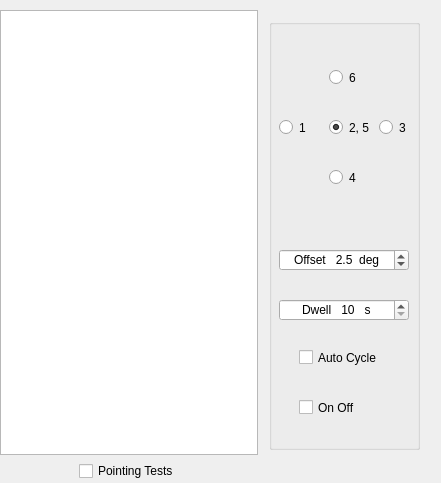
<?xml version="1.0" encoding="UTF-8"?>
<ui version="4.0">
 <class>Astro</class>
 <widget class="QWidget" name="Astro">
  <property name="geometry">
   <rect>
    <x>0</x>
    <y>0</y>
    <width>441</width>
    <height>483</height>
   </rect>
  </property>
  <property name="windowTitle">
   <string>Form</string>
  </property>
  <widget class="QGroupBox" name="gbPointing">
   <property name="geometry">
    <rect>
     <x>269</x>
     <y>19</y>
     <width>151</width>
     <height>431</height>
    </rect>
   </property>
   <property name="title">
    <string/>
   </property>
   <widget class="QRadioButton" name="rb1">
    <property name="geometry">
     <rect>
      <x>10</x>
      <y>100</y>
      <width>30</width>
      <height>17</height>
     </rect>
    </property>
    <property name="text">
     <string>1</string>
    </property>
   </widget>
   <widget class="QRadioButton" name="rb2">
    <property name="geometry">
     <rect>
      <x>60</x>
      <y>100</y>
      <width>40</width>
      <height>17</height>
     </rect>
    </property>
    <property name="text">
     <string>2, 5</string>
    </property>
    <property name="checked">
     <bool>true</bool>
    </property>
   </widget>
   <widget class="QRadioButton" name="rb3">
    <property name="geometry">
     <rect>
      <x>110</x>
      <y>100</y>
      <width>30</width>
      <height>17</height>
     </rect>
    </property>
    <property name="text">
     <string>3</string>
    </property>
   </widget>
   <widget class="QRadioButton" name="rb4">
    <property name="geometry">
     <rect>
      <x>60</x>
      <y>150</y>
      <width>30</width>
      <height>17</height>
     </rect>
    </property>
    <property name="text">
     <string>4</string>
    </property>
   </widget>
   <widget class="QRadioButton" name="rb6">
    <property name="geometry">
     <rect>
      <x>60</x>
      <y>50</y>
      <width>30</width>
      <height>17</height>
     </rect>
    </property>
    <property name="text">
     <string>6</string>
    </property>
   </widget>
   <widget class="QDoubleSpinBox" name="sbOffset">
    <property name="geometry">
     <rect>
      <x>10</x>
      <y>230</y>
      <width>130</width>
      <height>22</height>
     </rect>
    </property>
    <property name="alignment">
     <set>Qt::AlignCenter</set>
    </property>
    <property name="prefix">
     <string>Offset   </string>
    </property>
    <property name="suffix">
     <string>  deg</string>
    </property>
    <property name="decimals">
     <number>1</number>
    </property>
    <property name="minimum">
     <double>0.500000000000000</double>
    </property>
    <property name="maximum">
     <double>20.000000000000000</double>
    </property>
    <property name="singleStep">
     <double>0.500000000000000</double>
    </property>
    <property name="value">
     <double>2.500000000000000</double>
    </property>
   </widget>
   <widget class="QCheckBox" name="cbAutoCycle">
    <property name="geometry">
     <rect>
      <x>30</x>
      <y>330</y>
      <width>91</width>
      <height>17</height>
     </rect>
    </property>
    <property name="text">
     <string>Auto Cycle</string>
    </property>
   </widget>
   <widget class="QCheckBox" name="cbOnOff">
    <property name="geometry">
     <rect>
      <x>30</x>
      <y>380</y>
      <width>70</width>
      <height>17</height>
     </rect>
    </property>
    <property name="text">
     <string>On Off</string>
    </property>
   </widget>
   <widget class="QSpinBox" name="sbDwell">
    <property name="geometry">
     <rect>
      <x>10</x>
      <y>280</y>
      <width>130</width>
      <height>22</height>
     </rect>
    </property>
    <property name="alignment">
     <set>Qt::AlignCenter</set>
    </property>
    <property name="suffix">
     <string>   s</string>
    </property>
    <property name="prefix">
     <string>Dwell   </string>
    </property>
    <property name="minimum">
     <number>10</number>
    </property>
    <property name="maximum">
     <number>300</number>
    </property>
    <property name="singleStep">
     <number>10</number>
    </property>
   </widget>
  </widget>
  <widget class="QWidget" name="">
   <property name="geometry">
    <rect>
     <x>0</x>
     <y>10</y>
     <width>258</width>
     <height>471</height>
    </rect>
   </property>
   <layout class="QVBoxLayout" name="verticalLayout">
    <item>
     <widget class="QTextBrowser" name="astroTextBrowser">
      <property name="font">
       <font>
        <family>Courier New</family>
        <pointsize>20</pointsize>
        <weight>75</weight>
        <bold>true</bold>
       </font>
      </property>
     </widget>
    </item>
    <item>
     <layout class="QHBoxLayout" name="horizontalLayout">
      <item>
       <spacer name="horizontalSpacer_2">
        <property name="orientation">
         <enum>Qt::Horizontal</enum>
        </property>
        <property name="sizeHint" stdset="0">
         <size>
          <width>40</width>
          <height>20</height>
         </size>
        </property>
       </spacer>
      </item>
      <item>
       <widget class="QCheckBox" name="cbPointingTests">
        <property name="text">
         <string>Pointing Tests</string>
        </property>
       </widget>
      </item>
      <item>
       <spacer name="horizontalSpacer">
        <property name="orientation">
         <enum>Qt::Horizontal</enum>
        </property>
        <property name="sizeHint" stdset="0">
         <size>
          <width>40</width>
          <height>20</height>
         </size>
        </property>
       </spacer>
      </item>
     </layout>
    </item>
   </layout>
  </widget>
 </widget>
 <resources/>
 <connections/>
</ui>
